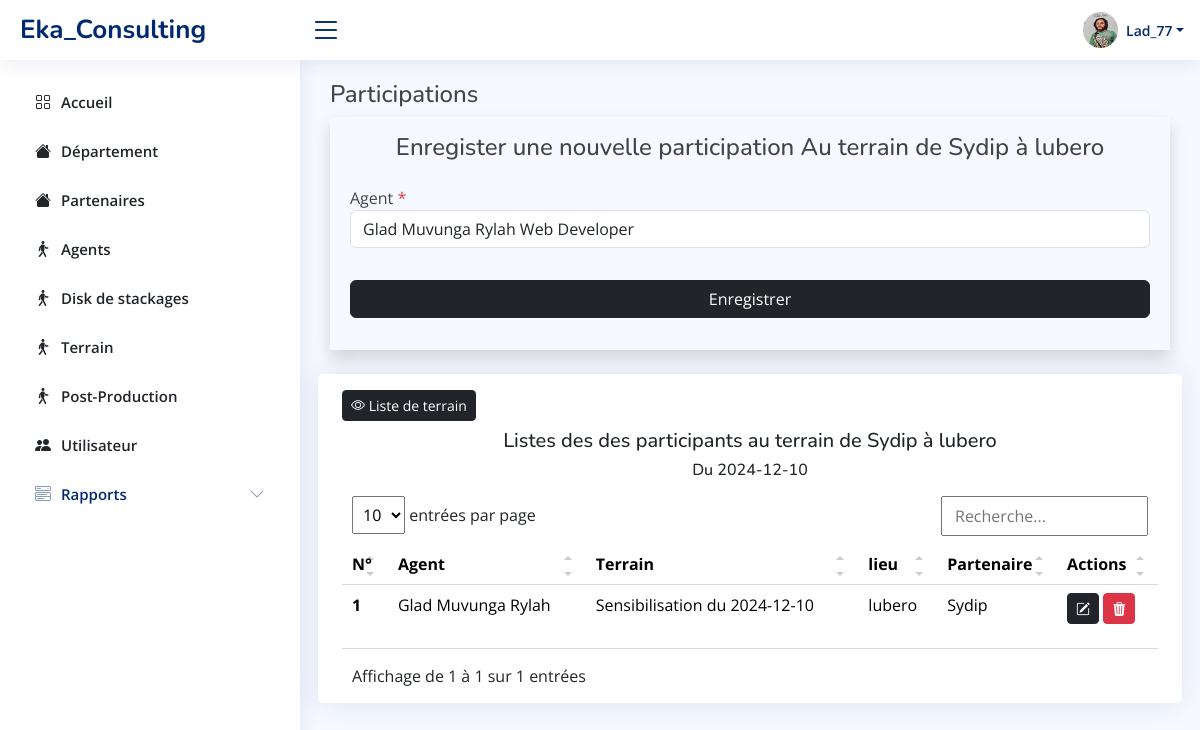
/views/participation.php?idTerr=1, run on the app's committed database.
### tables this page shows
CREATE TABLE `terrain` (
  `id` int(11) NOT NULL,
  `date` date NOT NULL,
  `description` text NOT NULL,
  `lieu` varchar(50) NOT NULL,
  `partenaire` int(11) NOT NULL,
  `statut` int(11) NOT NULL
);

CREATE TABLE `partenaire` (
  `id` int(11) NOT NULL,
  `Denomination` varchar(50) NOT NULL,
  `dateSignature` date NOT NULL,
  `adresse` text NOT NULL,
  `telephone` varchar(50) NOT NULL,
  `statut` int(11) NOT NULL
);

CREATE TABLE `participation` (
  `id` int(11) NOT NULL,
  `agent` int(11) NOT NULL,
  `terrain` int(11) NOT NULL,
  `statut` int(11) NOT NULL
);

CREATE TABLE `agents` (
  `id` int(11) NOT NULL,
  `nom` varchar(50) NOT NULL,
  `postnom` varchar(50) NOT NULL,
  `prenom` varchar(50) NOT NULL,
  `genre` varchar(50) NOT NULL,
  `telephone` varchar(50) NOT NULL,
  `adresse` varchar(100) NOT NULL,
  `fonction` int(11) NOT NULL,
  `telephoneReferant` varchar(50) NOT NULL,
  `pwd` varchar(50) NOT NULL,
  `profil` text NOT NULL,
  `statut` int(11) NOT NULL
);

### models/select/select-participation.php (called while the page is built)
<?php
if (isset($_GET["idTerr"])) {
    $id = $_GET["idTerr"];
    $getTerrainDetails = $connexion->prepare("SELECT partenaire.Denomination, terrain.lieu, terrain.date FROM terrain,partenaire WHERE terrain.partenaire=partenaire.id AND terrain.id=?;");
    $getTerrainDetails->execute([$id]);
    $TerrainDetails = $getTerrainDetails->fetch();
    $denomination = $TerrainDetails["Denomination"];
    $lieu = $TerrainDetails["lieu"];
    $date = $TerrainDetails["date"];
    $title = "Enregister une nouvelle participation";
    $btn = "Enregistrer";
    $action = "../models/add/add-Terrain-post.php?idTerr=" . $id;
} else {
    $title = 0;
}
$statut = 0;
$getAgent = $connexion->prepare("SELECT agents.id,agents.nom, agents.postnom, agents.prenom, departement.denomination FROM `agents`,`departement` WHERE agents.fonction=departement.id AND agents.statut=?;");
$getAgent->execute([$statut]);
$getData = $connexion->prepare("SELECT `participation`.*,agents.nom,agents.postnom,agents.prenom,partenaire.Denomination,terrain.description,terrain.lieu,terrain.date FROM `participation`,terrain,agents,partenaire WHERE participation.agent=agents.id AND participation.terrain=terrain.id AND terrain.partenaire=partenaire.id AND participation.statut=? AND terrain.id=?;");
$getData->execute([$statut,$id]);

### views/participation.php (the view, shortened to what this page needs)
<?php
require_once('../connexion/connexion-Temp.php');
require_once("../models/select/select-participation.php");
?>
<!DOCTYPE html>
<html lang="en">
<head>
    <?php require_once('style.php'); ?>
</head>
<body>
    <?php require_once('aside.php') ?>
    <main id="main" class="main">
        <div class="row">
            <div class="col-12">
                <h4>Participations</h4>
            </div>
            <div class="col-xl-12 ">
                <form action="<?= $action ?>" method="POST" class="shadow p-3">
                    <div class="row">
                        <h4 class="text-center"><?= $title . " Au terrain de " . $denomination . " à " . $lieu ?> </h4>
                        <div class="col-xl-12 col-lg-12 col-md-12  col-sm-12 p-3">
                            <label for="">Agent <span class="text-danger">*</span></label>
                            <select required id="" name="agent" class="form-control select2">
                                <?php
                                while ($Agent = $getAgent->fetch()) {
                                    if (isset($_GET['idProd'])) {
                                ?>
                                        <option <?php if ($AgentModif == $Agent['id']) { ?>Selected <?php } ?> value="<?= $Agent['id'] ?>"><?= $Agent['nom'] . " " . $Agent['postnom'] . " " . $Agent['prenom'] . " " . $Agent['denomination'] ?></option>
                                    <?php
                                    } else {
                                    ?>
                                        <option value="<?= $Agent['id'] ?>"><?= $Agent['nom'] . " " . $Agent['postnom'] . " " . $Agent['prenom'] . " " . $Agent['denomination'] ?></option>
                                <?php
                                    }
                                }
                                ?>
                            </select>
                        </div>
                        <div class="col-xl-12 col-lg-12 col-md-12 mt-10 col-sm-12 p-3 aling-center">
                            <input type="submit" name="save" class="btn btn-dark w-100" value="<?= $btn ?>">
                        </div>
                    </div>
                </form>
            </div>
            <div class="col-xl-12 table-responsive px-3 card mt-4 px-4 pt-3">
                <a href="terrain.php">
                    <h6 class="bi bi-eye btn btn-dark btn-sm"> Liste de terrain</h6>
                </a>
                <h5 class="text-center">Listes des des participants au terrain de <?= $denomination . " à " . $lieu ?> </h5>
                <h6 class="text-center">Du <?= $date ?></h6>
                <table class="table table-borderless datatable ">
                    <thead>
                        <tr>
                            <th>N°</th>
                            <th>Agent</th>
                            <th>Terrain</th>
                            <th>lieu</th>
                            <th>Partenaire</th>
                            <th>Actions</th>
                        </tr>
                    </thead>
                    <tbody>
                        <?php $num = 0;
                        while ($partication = $getData->fetch()) {
                            $num = $num + 1 ?>
                            <tr>
                                <th scope="row"><?= $num ?></th>
                                <td><?= $partication["nom"] . " " . $partication["postnom"] . " " . $partication["prenom"] ?></td>
                                <td><?= $partication["description"] . " du " . $partication["date"] ?></td>
                                <td><?= $partication["lieu"] ?></td>
                                <td><?= $partication["Denomination"] ?></td>
                                <td>
                                    <a href="participation.php?idParticipation=<?= $partication["id"] ?>" class="btn btn-dark btn-sm">
                                        <i class="bi bi-pencil-square"></i>
                                    </a>
                                    <a onclick=" return confirm('Voulez-vous vraiment supprimer ?')" href="../models/delete/deleteClient.php?idclient=" class="btn btn-danger btn-sm">
                                        <i class="bi bi-trash3-fill"></i>
                                    </a>
                                </td>
                            </tr>
                    </tbody>
                <?php
                        }
                ?>
                </table>
            </div>
        </div>
    </main>
</body>
</html>

### views/style.php (shortened to what this page needs)
<link href="https://cdn.jsdelivr.net/npm/bootstrap@5.3.2/dist/css/bootstrap.min.css" rel="stylesheet"
>
<link rel="stylesheet" href="https://cdn.jsdelivr.net/npm/bootstrap-icons@1.11.2/font/bootstrap-icons.min.css">
<link href="../assets/css/style.css" rel="stylesheet">
<link href="../assets/css/styles.css" rel="stylesheet">

### views/aside.php (shortened to what this page needs)
<header id="header" class="header fixed-top d-flex align-items-center">
    <div class="d-flex align-items-center justify-content-between">
        <a href="index.html" class="logo d-flex align-items-center">
            <span class="d-none d-lg-block">Eka_Consulting</span>
        </a>
        <i class="bi bi-list toggle-sidebar-btn"></i>
    </div>
    <nav class="header-nav ms-auto">
        <ul class="d-flex align-items-center">
            <li class="nav-item dropdown pe-3">
                <a class="nav-link nav-profile d-flex align-items-center pe-0" href="#" data-bs-toggle="dropdown">
                    <img src="../assets/img/profiles/profile_glad.jpg" alt="Profile" class="rounded-circle " width="35">
                    <span class="d-none d-md-block dropdown-toggle ps-2">Lad_77</span>
                </a>
            </li>
        </ul>
    </nav>
</header>
<aside id="sidebar" class="sidebar">
    <ul class="sidebar-nav" id="sidebar-nav">
        <li class="nav-item">
            <a class="nav-link bg-transparent text-dark " href="index.php">
                <i class="bi bi-grid text-dark"></i>
                <span>Accueil</span>
            </a>
        </li>
        <li class="nav-item">
            <a class="nav-link bg-transparent text-dark " href="departement.php">
                <i class="bi bi-house-fill text-dark"></i>
                <span>Département</span>
            </a>
        </li>
        <li class="nav-item">
            <a class="nav-link bg-transparent text-dark " href="partenaire.php">
                <i class="bi bi-house-fill text-dark"></i>
                <span>Partenaires</span>
            </a>
        </li>
        <li class="nav-item">
            <a class="nav-link bg-transparent text-dark " href="agent.php">
                <i class="bi bi-person-walking text-dark"></i>
                <span>Agents</span>
            </a>
        </li>
        <li class="nav-item">
            <a class="nav-link bg-transparent text-dark " href="disk.php">
                <i class="bi bi-person-walking text-dark"></i>
                <span>Disk de stackages</span>
            </a>
        </li>
        <li class="nav-item">
            <a class="nav-link bg-transparent text-dark " href="terrain.php">
                <i class="bi bi-person-walking text-dark"></i>
                <span>Terrain</span>
            </a>
        </li>
        <li class="nav-item">
            <a class="nav-link bg-transparent text-dark " href="post-Production.php">
                <i class="bi bi-person-walking text-dark"></i>
                <span>Post-Production</span>
            </a>
        </li>
        <li class="nav-item">
            <a class="nav-link bg-transparent text-dark " href="user.php">
                <i class="bi bi-people-fill text-dark"></i>
                <span>Utilisateur</span>
            </a>
        </li>
        <li class="nav-item">
            <a class="nav-link collapsed" data-bs-target="#components-nav" data-bs-toggle="collapse" href="#">
                <i class="bi bi-menu-button-wide"></i><span>Rapports</span><i class="bi bi-chevron-down ms-auto"></i>
            </a>
        </li>
    </ul>
</aside>

### assets/css/style.css (style rules this page uses)
body { font-family: "Open Sans", sans-serif; background: #f6f9ff; color: #444444; }
a { color: #4154f1; text-decoration: none; }
h1, h2, h3, h4, h5, h6 { font-family: "Nunito", sans-serif; }
#main { margin-top: 60px; padding: 20px 30px; transition: all 0.3s; }
.card { margin-bottom: 30px; border: none; border-radius: 5px; box-shadow: 0px 0 30px rgba(1, 41, 112, 0.1); }
.logo { line-height: 1; }
@media (min-width: 1200px) { .logo { width: 280px; } }
.logo span { font-size: 26px; font-weight: 700; color: #012970; font-family: "Nunito", sans-serif; }
.header { transition: all 0.5s; z-index: 997; height: 60px; box-shadow: 0px 2px 20px rgba(1, 41, 112, 0.1); background-color: #fff; padding-left: 20px; }
.header .toggle-sidebar-btn { font-size: 32px; padding-left: 10px; cursor: pointer; color: #012970; }
.header-nav ul { list-style: none; }
.header-nav>ul { margin: 0; padding: 0; }
.header-nav .nav-profile { color: #012970; }
.header-nav .nav-profile img { max-height: 36px; }
.header-nav .nav-profile span { font-size: 14px; font-weight: 600; }
.sidebar { position: fixed; top: 60px; left: 0; bottom: 0; width: 300px; z-index: 996; transition: all 0.3s; padding: 20px; overflow-y: auto; scrollbar-width: thin; scrollbar-color: #aab7cf transparent; box-shadow: 0px 0px 20px rgba(1, 41, 112, 0.1); background-color: #fff; }
@media (min-width: 1200px) { #main, #footer { margin-left: 300px; } }
.sidebar-nav { padding: 0; margin: 0; list-style: none; }
.sidebar-nav li { padding: 0; margin: 0; list-style: none; }
.sidebar-nav .nav-item { margin-bottom: 5px; }
.sidebar-nav .nav-link { display: flex; align-items: center; font-size: 15px; font-weight: 600; color: #4154f1; transition: 0.3; background: #f6f9ff; padding: 10px 15px; border-radius: 4px; }
.sidebar-nav .nav-link i { font-size: 16px; margin-right: 10px; color: #4154f1; }
.sidebar-nav .nav-link.collapsed { color: #012970; background: #fff; }
.sidebar-nav .nav-link.collapsed i { color: #899bbd; }
.sidebar-nav .nav-link .bi-chevron-down { margin-right: 0; transition: transform 0.2s ease-in-out; }

### assets/css/styles.css (style rules this page uses)
.dataTable-table { max-width: 100%; width: 100%; border-spacing: 0; border-collapse: separate; }
.dataTable-table > tbody > tr > td, .dataTable-table > tbody > tr > th, .dataTable-table > tfoot > tr > td, .dataTable-table > tfoot > tr > th, .dataTable-table > thead > tr > td, .dataTable-table > thead > tr > th { vertical-align: top; padding: 8px 10px; }
.dataTable-table > thead > tr > th { vertical-align: bottom; text-align: left; border-bottom: 1px solid #d9d9d9; }
.dataTable-table th { vertical-align: bottom; text-align: left; }

### views/style.php (style rules this page uses)
.table-responsive { max-height: 70vh; overflow: auto; }

### data on the page
terrain: partenaire.Denomination "Sydip", lieu "lubero", date "2024-12-10"
participation: agents.nom "Glad", agents.postnom "Muvunga", agents.prenom "Rylah", terrain.description "Sensibilisation", terrain.date "2024-12-10", terrain.lieu "lubero", partenaire.Denomination "Sydip"

### other printed values
$title "Enregister une nouvelle participation"
form field agent "Glad Muvunga Rylah Web Developer"
